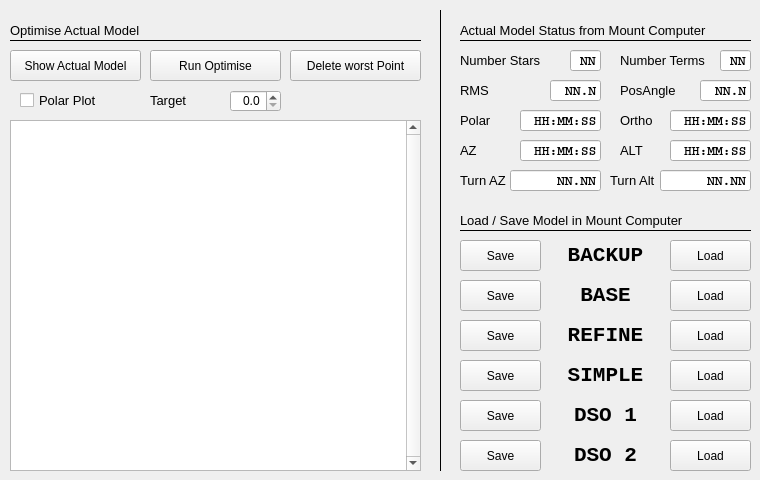
   <widget class="QWidget" name="tab_8">
    <attribute name="title">
     <string>Manage Mount Models</string>
    </attribute>
    <widget class="QLineEdit" name="le_alignNumberStars">
     <property name="geometry">
      <rect>
       <x>570</x>
       <y>50</y>
       <width>31</width>
       <height>21</height>
      </rect>
     </property>
     <property name="font">
      <font>
       <family>Courier</family>
       <pointsize>10</pointsize>
       <weight>75</weight>
       <bold>true</bold>
      </font>
     </property>
     <property name="mouseTracking">
      <bool>false</bool>
     </property>
     <property name="focusPolicy">
      <enum>Qt::NoFocus</enum>
     </property>
     <property name="acceptDrops">
      <bool>false</bool>
     </property>
     <property name="toolTip">
      <string>Number of alignment stars in actual used pointing model</string>
     </property>
     <property name="layoutDirection">
      <enum>Qt::RightToLeft</enum>
     </property>
     <property name="text">
      <string>NN</string>
     </property>
     <property name="alignment">
      <set>Qt::AlignRight|Qt::AlignTrailing|Qt::AlignVCenter</set>
     </property>
     <property name="readOnly">
      <bool>true</bool>
     </property>
    </widget>
    <widget class="QLabel" name="label">
     <property name="geometry">
      <rect>
       <x>460</x>
       <y>50</y>
       <width>91</width>
       <height>21</height>
      </rect>
     </property>
     <property name="font">
      <font>
       <pointsize>10</pointsize>
      </font>
     </property>
     <property name="text">
      <string>Number Stars</string>
     </property>
    </widget>
    <widget class="QLineEdit" name="le_alignErrorRMS">
     <property name="geometry">
      <rect>
       <x>550</x>
       <y>80</y>
       <width>51</width>
       <height>21</height>
      </rect>
     </property>
     <property name="font">
      <font>
       <family>Courier</family>
       <pointsize>10</pointsize>
       <weight>75</weight>
       <bold>true</bold>
      </font>
     </property>
     <property name="mouseTracking">
      <bool>false</bool>
     </property>
     <property name="focusPolicy">
      <enum>Qt::NoFocus</enum>
     </property>
     <property name="acceptDrops">
      <bool>false</bool>
     </property>
     <property name="toolTip">
      <string>&lt;html&gt;&lt;head/&gt;&lt;body&gt;&lt;p&gt;Actual RMS Error in arc sec&lt;/p&gt;&lt;p&gt;&lt;br/&gt;&lt;/p&gt;&lt;/body&gt;&lt;/html&gt;</string>
     </property>
     <property name="layoutDirection">
      <enum>Qt::RightToLeft</enum>
     </property>
     <property name="text">
      <string>NN.N</string>
     </property>
     <property name="alignment">
      <set>Qt::AlignRight|Qt::AlignTrailing|Qt::AlignVCenter</set>
     </property>
     <property name="readOnly">
      <bool>true</bool>
     </property>
    </widget>
    <widget class="QTextBrowser" name="alignErrorStars">
     <property name="geometry">
      <rect>
       <x>10</x>
       <y>120</y>
       <width>411</width>
       <height>351</height>
      </rect>
     </property>
     <property name="font">
      <font>
       <family>Courier New</family>
       <pointsize>8</pointsize>
      </font>
     </property>
     <property name="verticalScrollBarPolicy">
      <enum>Qt::ScrollBarAlwaysOn</enum>
     </property>
     <property name="horizontalScrollBarPolicy">
      <enum>Qt::ScrollBarAlwaysOff</enum>
     </property>
     <property name="sizeAdjustPolicy">
      <enum>QAbstractScrollArea::AdjustToContents</enum>
     </property>
    </widget>
    <widget class="QLabel" name="label_14">
     <property name="geometry">
      <rect>
       <x>460</x>
       <y>80</y>
       <width>71</width>
       <height>21</height>
      </rect>
     </property>
     <property name="font">
      <font>
       <pointsize>10</pointsize>
      </font>
     </property>
     <property name="text">
      <string>RMS</string>
     </property>
    </widget>
    <widget class="QPushButton" name="btn_showActualModel">
     <property name="geometry">
      <rect>
       <x>10</x>
       <y>50</y>
       <width>131</width>
       <height>31</height>
      </rect>
     </property>
     <property name="toolTip">
      <string>Download actual model from mount</string>
     </property>
     <property name="text">
      <string>Show Actual Model</string>
     </property>
    </widget>
    <widget class="QLabel" name="label_37">
     <property name="geometry">
      <rect>
       <x>150</x>
       <y>90</y>
       <width>41</width>
       <height>21</height>
      </rect>
     </property>
     <property name="font">
      <font>
       <pointsize>10</pointsize>
      </font>
     </property>
     <property name="text">
      <string>Target</string>
     </property>
    </widget>
    <widget class="QPushButton" name="btn_runTargetRMSAlignment">
     <property name="geometry">
      <rect>
       <x>150</x>
       <y>50</y>
       <width>131</width>
       <height>31</height>
      </rect>
     </property>
     <property name="toolTip">
      <string>Deletes worst point of actual model until error is below target RMS</string>
     </property>
     <property name="text">
      <string>Run Optimise</string>
     </property>
    </widget>
    <widget class="QDoubleSpinBox" name="targetRMS">
     <property name="geometry">
      <rect>
       <x>230</x>
       <y>90</y>
       <width>51</width>
       <height>22</height>
      </rect>
     </property>
     <property name="alignment">
      <set>Qt::AlignRight|Qt::AlignTrailing|Qt::AlignVCenter</set>
     </property>
     <property name="decimals">
      <number>1</number>
     </property>
     <property name="maximum">
      <double>30.000000000000000</double>
     </property>
     <property name="singleStep">
      <double>0.100000000000000</double>
     </property>
    </widget>
    <widget class="QPushButton" name="btn_saveBackupModel">
     <property name="geometry">
      <rect>
       <x>460</x>
       <y>240</y>
       <width>81</width>
       <height>31</height>
      </rect>
     </property>
     <property name="toolTip">
      <string>Saves actual model und name &quot;BACKUP&quot; in mount</string>
     </property>
     <property name="text">
      <string>Save</string>
     </property>
    </widget>
    <widget class="QPushButton" name="btn_loadBackupModel">
     <property name="geometry">
      <rect>
       <x>670</x>
       <y>240</y>
       <width>81</width>
       <height>31</height>
      </rect>
     </property>
     <property name="toolTip">
      <string>Restores the actual model from stored model with name &quot;BACKUP&quot;</string>
     </property>
     <property name="text">
      <string>Load</string>
     </property>
    </widget>
    <widget class="Line" name="line_18">
     <property name="geometry">
      <rect>
       <x>460</x>
       <y>220</y>
       <width>291</width>
       <height>21</height>
      </rect>
     </property>
     <property name="frameShadow">
      <enum>QFrame::Plain</enum>
     </property>
     <property name="orientation">
      <enum>Qt::Horizontal</enum>
     </property>
    </widget>
    <widget class="QPushButton" name="btn_loadSimpleModel">
     <property name="geometry">
      <rect>
       <x>670</x>
       <y>360</y>
       <width>81</width>
       <height>31</height>
      </rect>
     </property>
     <property name="toolTip">
      <string>Restores the actual model from stored model with name &quot;SIMPLE&quot;</string>
     </property>
     <property name="text">
      <string>Load</string>
     </property>
    </widget>
    <widget class="QPushButton" name="btn_saveSimpleModel">
     <property name="geometry">
      <rect>
       <x>460</x>
       <y>360</y>
       <width>81</width>
       <height>31</height>
      </rect>
     </property>
     <property name="toolTip">
      <string>Saves actual model und name &quot;SIMPLE&quot; in mount</string>
     </property>
     <property name="text">
      <string>Save</string>
     </property>
    </widget>
    <widget class="QPushButton" name="btn_deleteWorstPoint">
     <property name="geometry">
      <rect>
       <x>290</x>
       <y>50</y>
       <width>131</width>
       <height>31</height>
      </rect>
     </property>
     <property name="toolTip">
      <string>&lt;html&gt;&lt;head/&gt;&lt;body&gt;&lt;p&gt;Deletes worst point of actual model.&lt;/p&gt;&lt;/body&gt;&lt;/html&gt;</string>
     </property>
     <property name="text">
      <string>Delete worst Point</string>
     </property>
    </widget>
    <widget class="Line" name="line_44">
     <property name="geometry">
      <rect>
       <x>10</x>
       <y>30</y>
       <width>411</width>
       <height>21</height>
      </rect>
     </property>
     <property name="frameShadow">
      <enum>QFrame::Plain</enum>
     </property>
     <property name="orientation">
      <enum>Qt::Horizontal</enum>
     </property>
    </widget>
    <widget class="QLabel" name="label_124">
     <property name="geometry">
      <rect>
       <x>10</x>
       <y>20</y>
       <width>161</width>
       <height>21</height>
      </rect>
     </property>
     <property name="font">
      <font>
       <pointsize>10</pointsize>
      </font>
     </property>
     <property name="text">
      <string>Optimise Actual Model</string>
     </property>
    </widget>
    <widget class="QLabel" name="label_125">
     <property name="geometry">
      <rect>
       <x>460</x>
       <y>210</y>
       <width>241</width>
       <height>21</height>
      </rect>
     </property>
     <property name="font">
      <font>
       <pointsize>10</pointsize>
      </font>
     </property>
     <property name="text">
      <string>Load / Save Model in Mount Computer</string>
     </property>
    </widget>
    <widget class="QPushButton" name="btn_loadBaseModel">
     <property name="geometry">
      <rect>
       <x>670</x>
       <y>280</y>
       <width>81</width>
       <height>31</height>
      </rect>
     </property>
     <property name="toolTip">
      <string>Restores the actual model from stored model with name &quot;SIMPLE&quot;</string>
     </property>
     <property name="text">
      <string>Load</string>
     </property>
    </widget>
    <widget class="QPushButton" name="btn_saveBaseModel">
     <property name="geometry">
      <rect>
       <x>460</x>
       <y>280</y>
       <width>81</width>
       <height>31</height>
      </rect>
     </property>
     <property name="toolTip">
      <string>Saves actual model und name &quot;SIMPLE&quot; in mount</string>
     </property>
     <property name="text">
      <string>Save</string>
     </property>
    </widget>
    <widget class="QLabel" name="label_126">
     <property name="geometry">
      <rect>
       <x>550</x>
       <y>240</y>
       <width>111</width>
       <height>31</height>
      </rect>
     </property>
     <property name="font">
      <font>
       <family>Courier New</family>
       <pointsize>16</pointsize>
       <weight>75</weight>
       <bold>true</bold>
      </font>
     </property>
     <property name="text">
      <string>BACKUP</string>
     </property>
     <property name="alignment">
      <set>Qt::AlignCenter</set>
     </property>
    </widget>
    <widget class="QLabel" name="label_127">
     <property name="geometry">
      <rect>
       <x>550</x>
       <y>280</y>
       <width>111</width>
       <height>31</height>
      </rect>
     </property>
     <property name="font">
      <font>
       <family>Courier New</family>
       <pointsize>16</pointsize>
       <weight>75</weight>
       <bold>true</bold>
      </font>
     </property>
     <property name="text">
      <string>BASE</string>
     </property>
     <property name="alignment">
      <set>Qt::AlignCenter</set>
     </property>
    </widget>
    <widget class="QLabel" name="label_128">
     <property name="geometry">
      <rect>
       <x>550</x>
       <y>360</y>
       <width>111</width>
       <height>31</height>
      </rect>
     </property>
     <property name="font">
      <font>
       <family>Courier New</family>
       <pointsize>16</pointsize>
       <weight>75</weight>
       <bold>true</bold>
      </font>
     </property>
     <property name="text">
      <string>SIMPLE</string>
     </property>
     <property name="alignment">
      <set>Qt::AlignCenter</set>
     </property>
    </widget>
    <widget class="QPushButton" name="btn_saveDSO1Model">
     <property name="geometry">
      <rect>
       <x>460</x>
       <y>400</y>
       <width>81</width>
       <height>31</height>
      </rect>
     </property>
     <property name="toolTip">
      <string>Saves actual model und name &quot;SIMPLE&quot; in mount</string>
     </property>
     <property name="text">
      <string>Save</string>
     </property>
    </widget>
    <widget class="QPushButton" name="btn_loadDSO1Model">
     <property name="geometry">
      <rect>
       <x>670</x>
       <y>400</y>
       <width>81</width>
       <height>31</height>
      </rect>
     </property>
     <property name="toolTip">
      <string>Restores the actual model from stored model with name &quot;SIMPLE&quot;</string>
     </property>
     <property name="text">
      <string>Load</string>
     </property>
    </widget>
    <widget class="QPushButton" name="btn_saveDSO2Model">
     <property name="geometry">
      <rect>
       <x>460</x>
       <y>440</y>
       <width>81</width>
       <height>31</height>
      </rect>
     </property>
     <property name="toolTip">
      <string>Saves actual model und name &quot;SIMPLE&quot; in mount</string>
     </property>
     <property name="text">
      <string>Save</string>
     </property>
    </widget>
    <widget class="QPushButton" name="btn_loadDSO2Model">
     <property name="geometry">
      <rect>
       <x>670</x>
       <y>440</y>
       <width>81</width>
       <height>31</height>
      </rect>
     </property>
     <property name="toolTip">
      <string>Restores the actual model from stored model with name &quot;SIMPLE&quot;</string>
     </property>
     <property name="text">
      <string>Load</string>
     </property>
    </widget>
    <widget class="QLabel" name="label_129">
     <property name="geometry">
      <rect>
       <x>550</x>
       <y>400</y>
       <width>111</width>
       <height>31</height>
      </rect>
     </property>
     <property name="font">
      <font>
       <family>Courier New</family>
       <pointsize>16</pointsize>
       <weight>75</weight>
       <bold>true</bold>
      </font>
     </property>
     <property name="text">
      <string>DSO 1</string>
     </property>
     <property name="alignment">
      <set>Qt::AlignCenter</set>
     </property>
    </widget>
    <widget class="QLabel" name="label_130">
     <property name="geometry">
      <rect>
       <x>550</x>
       <y>440</y>
       <width>111</width>
       <height>31</height>
      </rect>
     </property>
     <property name="font">
      <font>
       <family>Courier New</family>
       <pointsize>16</pointsize>
       <weight>75</weight>
       <bold>true</bold>
      </font>
     </property>
     <property name="text">
      <string>DSO 2</string>
     </property>
     <property name="alignment">
      <set>Qt::AlignCenter</set>
     </property>
    </widget>
    <widget class="QPushButton" name="btn_saveRefinementModel">
     <property name="geometry">
      <rect>
       <x>460</x>
       <y>320</y>
       <width>81</width>
       <height>31</height>
      </rect>
     </property>
     <property name="toolTip">
      <string>Saves actual model und name &quot;SIMPLE&quot; in mount</string>
     </property>
     <property name="text">
      <string>Save</string>
     </property>
    </widget>
    <widget class="QLabel" name="label_133">
     <property name="geometry">
      <rect>
       <x>550</x>
       <y>320</y>
       <width>111</width>
       <height>31</height>
      </rect>
     </property>
     <property name="font">
      <font>
       <family>Courier New</family>
       <pointsize>16</pointsize>
       <weight>75</weight>
       <bold>true</bold>
      </font>
     </property>
     <property name="text">
      <string>REFINE</string>
     </property>
     <property name="alignment">
      <set>Qt::AlignCenter</set>
     </property>
    </widget>
    <widget class="QPushButton" name="btn_loadRefinementModel">
     <property name="geometry">
      <rect>
       <x>670</x>
       <y>320</y>
       <width>81</width>
       <height>31</height>
      </rect>
     </property>
     <property name="toolTip">
      <string>Restores the actual model from stored model with name &quot;SIMPLE&quot;</string>
     </property>
     <property name="text">
      <string>Load</string>
     </property>
    </widget>
    <widget class="Line" name="line_46">
     <property name="geometry">
      <rect>
       <x>430</x>
       <y>10</y>
       <width>21</width>
       <height>461</height>
      </rect>
     </property>
     <property name="frameShadow">
      <enum>QFrame::Plain</enum>
     </property>
     <property name="orientation">
      <enum>Qt::Vertical</enum>
     </property>
    </widget>
    <widget class="QWidget" name="model" native="true">
     <property name="enabled">
      <bool>true</bool>
     </property>
     <property name="geometry">
      <rect>
       <x>10</x>
       <y>120</y>
       <width>411</width>
       <height>351</height>
      </rect>
     </property>
     <property name="autoFillBackground">
      <bool>true</bool>
     </property>
    </widget>
    <widget class="QCheckBox" name="checkPolarPlot">
     <property name="geometry">
      <rect>
       <x>20</x>
       <y>90</y>
       <width>101</width>
       <height>20</height>
      </rect>
     </property>
     <property name="font">
      <font>
       <pointsize>10</pointsize>
      </font>
     </property>
     <property name="toolTip">
      <string>If checked, a blind solve would be made (needs internet connection)</string>
     </property>
     <property name="text">
      <string>Polar Plot</string>
     </property>
    </widget>
    <widget class="QLineEdit" name="le_alignErrorPolar">
     <property name="geometry">
      <rect>
       <x>520</x>
       <y>110</y>
       <width>81</width>
       <height>21</height>
      </rect>
     </property>
     <property name="font">
      <font>
       <family>Courier</family>
       <pointsize>10</pointsize>
       <weight>75</weight>
       <bold>true</bold>
      </font>
     </property>
     <property name="mouseTracking">
      <bool>false</bool>
     </property>
     <property name="focusPolicy">
      <enum>Qt::NoFocus</enum>
     </property>
     <property name="acceptDrops">
      <bool>false</bool>
     </property>
     <property name="toolTip">
      <string>&lt;html&gt;&lt;head/&gt;&lt;body&gt;&lt;p&gt;Actual Polar Error&lt;/p&gt;&lt;/body&gt;&lt;/html&gt;</string>
     </property>
     <property name="layoutDirection">
      <enum>Qt::RightToLeft</enum>
     </property>
     <property name="text">
      <string>HH:MM:SS</string>
     </property>
     <property name="alignment">
      <set>Qt::AlignRight|Qt::AlignTrailing|Qt::AlignVCenter</set>
     </property>
     <property name="readOnly">
      <bool>true</bool>
     </property>
    </widget>
    <widget class="QLabel" name="label_15">
     <property name="geometry">
      <rect>
       <x>460</x>
       <y>110</y>
       <width>41</width>
       <height>21</height>
      </rect>
     </property>
     <property name="font">
      <font>
       <pointsize>10</pointsize>
      </font>
     </property>
     <property name="text">
      <string>Polar </string>
     </property>
    </widget>
    <widget class="QLabel" name="label_153">
     <property name="geometry">
      <rect>
       <x>620</x>
       <y>110</y>
       <width>41</width>
       <height>21</height>
      </rect>
     </property>
     <property name="font">
      <font>
       <pointsize>10</pointsize>
      </font>
     </property>
     <property name="text">
      <string>Ortho</string>
     </property>
    </widget>
    <widget class="QLineEdit" name="le_alignErrorOrtho">
     <property name="geometry">
      <rect>
       <x>670</x>
       <y>110</y>
       <width>81</width>
       <height>21</height>
      </rect>
     </property>
     <property name="font">
      <font>
       <family>Courier</family>
       <pointsize>10</pointsize>
       <weight>75</weight>
       <bold>true</bold>
      </font>
     </property>
     <property name="mouseTracking">
      <bool>false</bool>
     </property>
     <property name="focusPolicy">
      <enum>Qt::NoFocus</enum>
     </property>
     <property name="acceptDrops">
      <bool>false</bool>
     </property>
     <property name="toolTip">
      <string>&lt;html&gt;&lt;head/&gt;&lt;body&gt;&lt;p&gt;Actual Ortho Error&lt;/p&gt;&lt;/body&gt;&lt;/html&gt;</string>
     </property>
     <property name="layoutDirection">
      <enum>Qt::RightToLeft</enum>
     </property>
     <property name="text">
      <string>HH:MM:SS</string>
     </property>
     <property name="alignment">
      <set>Qt::AlignRight|Qt::AlignTrailing|Qt::AlignVCenter</set>
     </property>
     <property name="readOnly">
      <bool>true</bool>
     </property>
    </widget>
    <widget class="QLabel" name="label_154">
     <property name="geometry">
      <rect>
       <x>620</x>
       <y>50</y>
       <width>91</width>
       <height>21</height>
      </rect>
     </property>
     <property name="font">
      <font>
       <pointsize>10</pointsize>
      </font>
     </property>
     <property name="text">
      <string>Number Terms</string>
     </property>
    </widget>
    <widget class="QLineEdit" name="le_alignNumberTerms">
     <property name="geometry">
      <rect>
       <x>720</x>
       <y>50</y>
       <width>31</width>
       <height>21</height>
      </rect>
     </property>
     <property name="font">
      <font>
       <family>Courier</family>
       <pointsize>10</pointsize>
       <weight>75</weight>
       <bold>true</bold>
      </font>
     </property>
     <property name="mouseTracking">
      <bool>false</bool>
     </property>
     <property name="focusPolicy">
      <enum>Qt::NoFocus</enum>
     </property>
     <property name="acceptDrops">
      <bool>false</bool>
     </property>
     <property name="toolTip">
      <string>&lt;html&gt;&lt;head/&gt;&lt;body&gt;&lt;p&gt;Number of Terms in actual used pointing model&lt;/p&gt;&lt;/body&gt;&lt;/html&gt;</string>
     </property>
     <property name="layoutDirection">
      <enum>Qt::RightToLeft</enum>
     </property>
     <property name="text">
      <string>NN</string>
     </property>
     <property name="alignment">
      <set>Qt::AlignRight|Qt::AlignTrailing|Qt::AlignVCenter</set>
     </property>
     <property name="readOnly">
      <bool>true</bool>
     </property>
    </widget>
    <widget class="Line" name="line_54">
     <property name="geometry">
      <rect>
       <x>460</x>
       <y>30</y>
       <width>291</width>
       <height>21</height>
      </rect>
     </property>
     <property name="frameShadow">
      <enum>QFrame::Plain</enum>
     </property>
     <property name="orientation">
      <enum>Qt::Horizontal</enum>
     </property>
    </widget>
    <widget class="QLabel" name="label_155">
     <property name="geometry">
      <rect>
       <x>460</x>
       <y>20</y>
       <width>291</width>
       <height>21</height>
      </rect>
     </property>
     <property name="font">
      <font>
       <pointsize>10</pointsize>
      </font>
     </property>
     <property name="text">
      <string>Actual Model Status from Mount Computer</string>
     </property>
    </widget>
    <widget class="QLabel" name="label_156">
     <property name="geometry">
      <rect>
       <x>460</x>
       <y>170</y>
       <width>51</width>
       <height>21</height>
      </rect>
     </property>
     <property name="font">
      <font>
       <pointsize>10</pointsize>
      </font>
     </property>
     <property name="text">
      <string>Turn AZ</string>
     </property>
    </widget>
    <widget class="QLineEdit" name="le_alignKnobTurnAz">
     <property name="geometry">
      <rect>
       <x>510</x>
       <y>170</y>
       <width>91</width>
       <height>21</height>
      </rect>
     </property>
     <property name="font">
      <font>
       <family>Courier</family>
       <pointsize>10</pointsize>
       <weight>75</weight>
       <bold>true</bold>
      </font>
     </property>
     <property name="mouseTracking">
      <bool>false</bool>
     </property>
     <property name="focusPolicy">
      <enum>Qt::NoFocus</enum>
     </property>
     <property name="acceptDrops">
      <bool>false</bool>
     </property>
     <property name="toolTip">
      <string>&lt;html&gt;&lt;head/&gt;&lt;body&gt;&lt;p&gt;Number of Turns azimuth ajustment knobs for correction (left if polar axis has to be moved to the left) &lt;/p&gt;&lt;/body&gt;&lt;/html&gt;</string>
     </property>
     <property name="layoutDirection">
      <enum>Qt::RightToLeft</enum>
     </property>
     <property name="text">
      <string>NN.NN</string>
     </property>
     <property name="alignment">
      <set>Qt::AlignRight|Qt::AlignTrailing|Qt::AlignVCenter</set>
     </property>
     <property name="readOnly">
      <bool>true</bool>
     </property>
    </widget>
    <widget class="QLabel" name="label_157">
     <property name="geometry">
      <rect>
       <x>610</x>
       <y>170</y>
       <width>51</width>
       <height>21</height>
      </rect>
     </property>
     <property name="font">
      <font>
       <pointsize>10</pointsize>
      </font>
     </property>
     <property name="text">
      <string>Turn Alt</string>
     </property>
    </widget>
    <widget class="QLineEdit" name="le_alignKnobTurnAlt">
     <property name="geometry">
      <rect>
       <x>660</x>
       <y>170</y>
       <width>91</width>
       <height>21</height>
      </rect>
     </property>
     <property name="font">
      <font>
       <family>Courier</family>
       <pointsize>10</pointsize>
       <weight>75</weight>
       <bold>true</bold>
      </font>
     </property>
     <property name="mouseTracking">
      <bool>false</bool>
     </property>
     <property name="focusPolicy">
      <enum>Qt::NoFocus</enum>
     </property>
     <property name="acceptDrops">
      <bool>false</bool>
     </property>
     <property name="toolTip">
      <string>&lt;html&gt;&lt;head/&gt;&lt;body&gt;&lt;p&gt;Number of Turns altitude ajustment knobs for correction (down if the polar axis has to be moved downwards) &lt;/p&gt;&lt;/body&gt;&lt;/html&gt;</string>
     </property>
     <property name="layoutDirection">
      <enum>Qt::RightToLeft</enum>
     </property>
     <property name="text">
      <string>NN.NN</string>
     </property>
     <property name="alignment">
      <set>Qt::AlignRight|Qt::AlignTrailing|Qt::AlignVCenter</set>
     </property>
     <property name="readOnly">
      <bool>true</bool>
     </property>
    </widget>
    <widget class="QLabel" name="label_158">
     <property name="geometry">
      <rect>
       <x>460</x>
       <y>140</y>
       <width>41</width>
       <height>21</height>
      </rect>
     </property>
     <property name="font">
      <font>
       <pointsize>10</pointsize>
      </font>
     </property>
     <property name="text">
      <string>AZ</string>
     </property>
    </widget>
    <widget class="QLabel" name="label_159">
     <property name="geometry">
      <rect>
       <x>620</x>
       <y>140</y>
       <width>41</width>
       <height>21</height>
      </rect>
     </property>
     <property name="font">
      <font>
       <pointsize>10</pointsize>
      </font>
     </property>
     <property name="text">
      <string>ALT</string>
     </property>
    </widget>
    <widget class="QLineEdit" name="le_alignErrorAz">
     <property name="geometry">
      <rect>
       <x>520</x>
       <y>140</y>
       <width>81</width>
       <height>21</height>
      </rect>
     </property>
     <property name="font">
      <font>
       <family>Courier</family>
       <pointsize>10</pointsize>
       <weight>75</weight>
       <bold>true</bold>
      </font>
     </property>
     <property name="mouseTracking">
      <bool>false</bool>
     </property>
     <property name="focusPolicy">
      <enum>Qt::NoFocus</enum>
     </property>
     <property name="acceptDrops">
      <bool>false</bool>
     </property>
     <property name="toolTip">
      <string>&lt;html&gt;&lt;head/&gt;&lt;body&gt;&lt;p&gt;Actual Polar Error&lt;/p&gt;&lt;/body&gt;&lt;/html&gt;</string>
     </property>
     <property name="layoutDirection">
      <enum>Qt::RightToLeft</enum>
     </property>
     <property name="text">
      <string>HH:MM:SS</string>
     </property>
     <property name="alignment">
      <set>Qt::AlignRight|Qt::AlignTrailing|Qt::AlignVCenter</set>
     </property>
     <property name="readOnly">
      <bool>true</bool>
     </property>
    </widget>
    <widget class="QLineEdit" name="le_alignErrorAlt">
     <property name="geometry">
      <rect>
       <x>670</x>
       <y>140</y>
       <width>81</width>
       <height>21</height>
      </rect>
     </property>
     <property name="font">
      <font>
       <family>Courier</family>
       <pointsize>10</pointsize>
       <weight>75</weight>
       <bold>true</bold>
      </font>
     </property>
     <property name="mouseTracking">
      <bool>false</bool>
     </property>
     <property name="focusPolicy">
      <enum>Qt::NoFocus</enum>
     </property>
     <property name="acceptDrops">
      <bool>false</bool>
     </property>
     <property name="toolTip">
      <string>&lt;html&gt;&lt;head/&gt;&lt;body&gt;&lt;p&gt;Actual Ortho Error&lt;/p&gt;&lt;/body&gt;&lt;/html&gt;</string>
     </property>
     <property name="layoutDirection">
      <enum>Qt::RightToLeft</enum>
     </property>
     <property name="text">
      <string>HH:MM:SS</string>
     </property>
     <property name="alignment">
      <set>Qt::AlignRight|Qt::AlignTrailing|Qt::AlignVCenter</set>
     </property>
     <property name="readOnly">
      <bool>true</bool>
     </property>
    </widget>
    <widget class="QLineEdit" name="le_alignErrorPosAngle">
     <property name="geometry">
      <rect>
       <x>700</x>
       <y>80</y>
       <width>51</width>
       <height>21</height>
      </rect>
     </property>
     <property name="font">
      <font>
       <family>Courier</family>
       <pointsize>10</pointsize>
       <weight>75</weight>
       <bold>true</bold>
      </font>
     </property>
     <property name="mouseTracking">
      <bool>false</bool>
     </property>
     <property name="focusPolicy">
      <enum>Qt::NoFocus</enum>
     </property>
     <property name="acceptDrops">
      <bool>false</bool>
     </property>
     <property name="toolTip">
      <string>&lt;html&gt;&lt;head/&gt;&lt;body&gt;&lt;p&gt;Actual RMS Error in arc sec&lt;/p&gt;&lt;p&gt;&lt;br/&gt;&lt;/p&gt;&lt;/body&gt;&lt;/html&gt;</string>
     </property>
     <property name="layoutDirection">
      <enum>Qt::RightToLeft</enum>
     </property>
     <property name="text">
      <string>NN.N</string>
     </property>
     <property name="alignment">
      <set>Qt::AlignRight|Qt::AlignTrailing|Qt::AlignVCenter</set>
     </property>
     <property name="readOnly">
      <bool>true</bool>
     </property>
    </widget>
    <widget class="QLabel" name="label_160">
     <property name="geometry">
      <rect>
       <x>620</x>
       <y>80</y>
       <width>71</width>
       <height>21</height>
      </rect>
     </property>
     <property name="font">
      <font>
       <pointsize>10</pointsize>
      </font>
     </property>
     <property name="text">
      <string>PosAngle</string>
     </property>
    </widget>
    <zorder>le_alignNumberStars</zorder>
    <zorder>label</zorder>
    <zorder>le_alignErrorRMS</zorder>
    <zorder>label_14</zorder>
    <zorder>btn_showActualModel</zorder>
    <zorder>label_37</zorder>
    <zorder>btn_runTargetRMSAlignment</zorder>
    <zorder>targetRMS</zorder>
    <zorder>btn_saveBackupModel</zorder>
    <zorder>btn_loadBackupModel</zorder>
    <zorder>line_18</zorder>
    <zorder>btn_loadSimpleModel</zorder>
    <zorder>btn_saveSimpleModel</zorder>
    <zorder>btn_deleteWorstPoint</zorder>
    <zorder>line_44</zorder>
    <zorder>label_124</zorder>
    <zorder>label_125</zorder>
    <zorder>btn_loadBaseModel</zorder>
    <zorder>btn_saveBaseModel</zorder>
    <zorder>label_126</zorder>
    <zorder>label_127</zorder>
    <zorder>label_128</zorder>
    <zorder>btn_saveDSO1Model</zorder>
    <zorder>btn_loadDSO1Model</zorder>
    <zorder>btn_saveDSO2Model</zorder>
    <zorder>btn_loadDSO2Model</zorder>
    <zorder>label_129</zorder>
    <zorder>label_130</zorder>
    <zorder>btn_saveRefinementModel</zorder>
    <zorder>label_133</zorder>
    <zorder>btn_loadRefinementModel</zorder>
    <zorder>line_46</zorder>
    <zorder>model</zorder>
    <zorder>alignErrorStars</zorder>
    <zorder>checkPolarPlot</zorder>
    <zorder>le_alignErrorPolar</zorder>
    <zorder>label_15</zorder>
    <zorder>label_153</zorder>
    <zorder>le_alignErrorOrtho</zorder>
    <zorder>label_154</zorder>
    <zorder>le_alignNumberTerms</zorder>
    <zorder>line_54</zorder>
    <zorder>label_155</zorder>
    <zorder>label_156</zorder>
    <zorder>le_alignKnobTurnAz</zorder>
    <zorder>label_157</zorder>
    <zorder>le_alignKnobTurnAlt</zorder>
    <zorder>label_158</zorder>
    <zorder>label_159</zorder>
    <zorder>le_alignErrorAz</zorder>
    <zorder>le_alignErrorAlt</zorder>
    <zorder>le_alignErrorPosAngle</zorder>
    <zorder>label_160</zorder>
   </widget>
